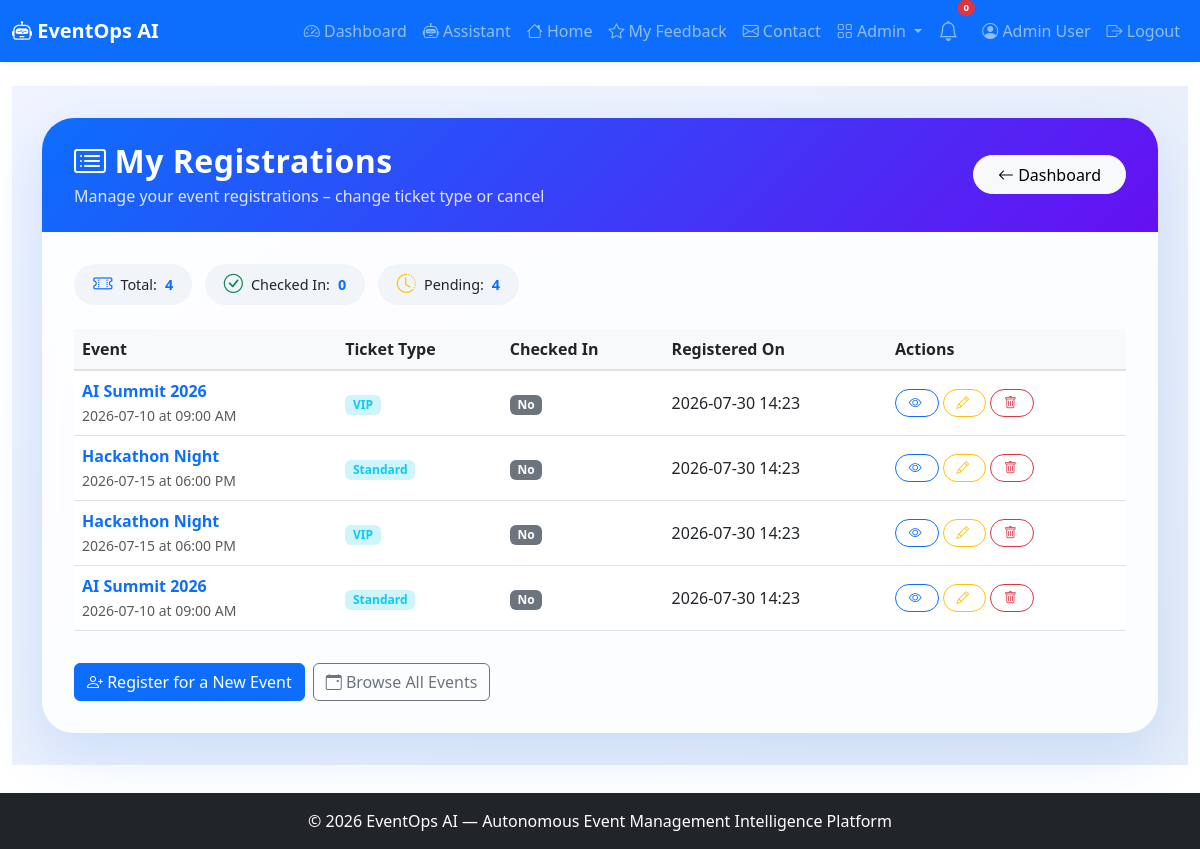
/user/registrations (signed in), run on the app's committed database.
### app.py (models this page shows, shortened)
class User(UserMixin, db.Model):
    id = db.Column(db.Integer, primary_key=True)
    name = db.Column(db.String(100), nullable=False)
    email = db.Column(db.String(100), unique=True, nullable=False)
    password_hash = db.Column(db.String(200), nullable=False)
    role = db.Column(db.String(20), default='user')
    created_at = db.Column(db.DateTime, default=lambda: datetime.now(timezone.utc))

class Registration(db.Model):
    id = db.Column(db.Integer, primary_key=True)
    user_id = db.Column(db.Integer, db.ForeignKey('user.id'))
    event_id = db.Column(db.Integer, db.ForeignKey('event.id'))
    ticket_type = db.Column(db.String(50))
    status = db.Column(db.String(20), default='registered')
    checked_in = db.Column(db.Boolean, default=False)
    registered_at = db.Column(db.DateTime, default=lambda: datetime.now(timezone.utc))
    user = db.relationship('User', backref='registrations')
    event = db.relationship('Event', backref='registrations')

class Event(db.Model):
    id = db.Column(db.Integer, primary_key=True)
    title = db.Column(db.String(200), nullable=False)
    description = db.Column(db.Text)
    date = db.Column(db.String(50))
    time = db.Column(db.String(50))
    location = db.Column(db.String(200))
    capacity = db.Column(db.Integer)
    status = db.Column(db.String(20), default='upcoming')
    created_at = db.Column(db.DateTime, default=lambda: datetime.now(timezone.utc))

### app.py (the view)
@app.route('/user/registrations')
@login_required
def user_my_registrations():
    registrations = Registration.query.filter_by(user_id=current_user.id).all()
    return render_template('user_registrations.html', registrations=registrations)

### app.py (called while the page is built)
@login_manager.user_loader
def load_user(user_id):
    return User.query.get(int(user_id))

### templates/user_registrations.html (shortened to what this page needs)
{% extends "base.html" %}
{% block content %}
<div class="registrations-wrapper">
    <div class="container">
        <div class="card registrations-card">
            <div class="card-header d-flex justify-content-between align-items-center flex-wrap">
                <div>
                    <h2><i class="bi bi-card-list me-2"></i>My Registrations</h2>
                    <p>Manage your event registrations – change ticket type or cancel</p>
                </div>
                <a href="{{ url_for('dashboard') }}" class="btn btn-light btn-back">
                    <i class="bi bi-arrow-left"></i> Dashboard
                </a>
            </div>
            <div class="card-body">
                <div class="mb-3">
                    <span class="stats-badge"><i class="bi bi-ticket-perforated text-primary"></i> Total: <span class="stat-number">{{ registrations|length }}</span></span>
                    <span class="stats-badge"><i class="bi bi-check-circle text-success"></i> Checked In: <span class="stat-number">{{ registrations|selectattr('checked_in', 'equalto', True)|list|length }}</span></span>
                    <span class="stats-badge"><i class="bi bi-clock-history text-warning"></i> Pending: <span class="stat-number">{{ registrations|selectattr('checked_in', 'equalto', False)|list|length }}</span></span>
                </div>
                <div class="table-responsive">
                    <table class="table table-hover align-middle">
                        <thead>
                            <tr>
                                <th>Event</th>
                                <th>Ticket Type</th>
                                <th>Checked In</th>
                                <th>Registered On</th>
                                <th>Actions</th>
                            </tr>
                        </thead>
                        <tbody>
                            {% for reg in registrations %}
                            <tr>
                                <td>
                                    {% if reg.event %}
                                        <span class="event-title">{{ reg.event.title }}</span>
                                        <br><small class="text-muted">{{ reg.event.date }} at {{ reg.event.time }}</small>
                                    {% else %}
                                        <span class="text-muted">Event has been removed</span>
                                    {% endif %}
                                </td>
                                <td>
                                    <span class="badge bg-info-subtle text-info">{{ reg.ticket_type }}</span>
                                </td>
                                <td>
                                    <span class="badge bg-{{ 'success' if reg.checked_in else 'secondary' }}">
                                        {% if reg.checked_in %}<i class="bi bi-check-circle"></i> Yes{% else %}No{% endif %}
                                    </span>
                                </td>
                                <td>{{ reg.registered_at.strftime('%Y-%m-%d %H:%M') }}</td>
                                <td>
                                    <div class="d-flex flex-wrap gap-1">
                                        {% if reg.event %}
                                        <a href="{{ url_for('event_detail', event_id=reg.event.id) }}" class="btn btn-outline-primary btn-sm btn-action">
                                            <i class="bi bi-eye"></i>
                                        </a>
                                        {% else %}
                                        <span class="text-muted-small">Unavailable</span>
                                        {% endif %}
                                        {% if reg.event %}
                                        <button class="btn btn-outline-warning btn-sm btn-action" data-bs-toggle="modal" data-bs-target="#editModal{{ reg.id }}">
                                            <i class="bi bi-pencil"></i>
                                        </button>
                                        {% else %}
                                        <span class="text-muted-small">Cannot edit</span>
                                        {% endif %}
                                        <form method="POST" action="{{ url_for('cancel_registration', reg_id=reg.id) }}" style="display:inline;"
                                              onsubmit="return confirm('Cancel your registration for \'{{ reg.event.title if reg.event else 'this event' }}\'? This cannot be undone.');">
                                            <button type="submit" class="btn btn-outline-danger btn-sm btn-action">
                                                <i class="bi bi-trash"></i>
                                            </button>
                                        </form>
                                    </div>
                                </td>
                            </tr>
                            {% endfor %}
                        </tbody>
                    </table>
                </div>
                <div class="mt-3 d-flex flex-wrap gap-2">
                    <a href="{{ url_for('user_register_event') }}" class="btn btn-primary">
                        <i class="bi bi-person-plus"></i> Register for a New Event
                    </a>
                    <a href="{{ url_for('browse_events') }}" class="btn btn-outline-secondary">
                        <i class="bi bi-calendar-event"></i> Browse All Events
                    </a>
                </div>
            </div>
        </div>
    </div>
</div>
{% endblock %}

### templates/base.html (shortened to what this page needs)
<!DOCTYPE html>
<html lang="en">
<head>
    <link href="https://cdn.jsdelivr.net/npm/bootstrap@5.3.0/dist/css/bootstrap.min.css" rel="stylesheet">
    <link rel="stylesheet" href="https://cdn.jsdelivr.net/npm/bootstrap-icons@1.11.0/font/bootstrap-icons.css">
    <link rel="stylesheet" href="{{ url_for('static', filename='css/style.css') }}">
</head>
<body>
    <nav class="navbar navbar-expand-lg navbar-dark bg-primary shadow-sm">
        <div class="container-fluid">
            <a class="navbar-brand fw-bold" href="{{ url_for('index') }}">
                <i class="bi bi-robot"></i> EventOps AI
            </a>
            <div class="collapse navbar-collapse" id="navbarNav">
                <ul class="navbar-nav ms-auto align-items-lg-center">
                    {% if current_user.is_authenticated %}
                        <li class="nav-item">
                            <a class="nav-link" href="{{ url_for('dashboard') }}">
                                <i class="bi bi-speedometer2"></i> Dashboard
                            </a>
                        </li>
                        <li class="nav-item">
                            <a class="nav-link" href="{{ url_for('assistant_page') }}">
                                <i class="bi bi-robot"></i> Assistant
                            </a>
                        </li>
                        <li class="nav-item">
                            <a class="nav-link" href="{{ url_for('index') }}">
                                <i class="bi bi-house"></i> Home
                            </a>
                        </li>
                    <li class="nav-item">
                         <a class="nav-link" href="{{ url_for('feedback_list') }}">
                            <i class="bi bi-star"></i> My Feedback
                         </a>
                    </li>
                        <li class="nav-item">
                            <a class="nav-link" href="{{ url_for('contact') }}">
                                <i class="bi bi-envelope"></i> Contact
                            </a>
                        </li>
                        {% if current_user.role == 'admin' %}
                        <li class="nav-item dropdown">
                            <a class="nav-link dropdown-toggle" href="#" role="button" data-bs-toggle="dropdown">
                                <i class="bi bi-grid"></i> Admin
                            </a>
                        </li>
                        {% endif %}
                        <li class="nav-item position-relative me-2">
                            <a class="nav-link" href="#" title="Notifications" data-bs-toggle="dropdown">
                                <i class="bi bi-bell fs-5"></i>
                                <span class="position-absolute top-0 start-100 translate-middle badge rounded-pill bg-danger" style="font-size:0.6rem;">
                                    0
                                </span>
                            </a>
                        </li>
                        <li class="nav-item">
                            <a class="nav-link" href="{{ url_for('profile') }}">
                                <i class="bi bi-person-circle"></i> {{ current_user.name }}
                            </a>
                        </li>
                        <li class="nav-item">
                            <a class="nav-link" href="{{ url_for('logout') }}">
                                <i class="bi bi-box-arrow-right"></i> Logout
                            </a>
                        </li>
                    {% endif %}
                </ul>
            </div>
        </div>
    </nav>
    <main class="container-fluid py-4">
        {% block content %}{% endblock %}
    </main>
    <footer class="footer bg-dark text-white py-3 mt-4">
        <div class="container text-center">
            <span>© 2026 EventOps AI — Autonomous Event Management Intelligence Platform</span>
        </div>
    </footer>
</body>
</html>

### static/css/style.css (style rules this page uses)
body { padding-bottom: 60px; }
.footer { position: fixed; bottom: 0; width: 100%; }

### templates/user_registrations.html (style rules this page uses)
.registrations-wrapper { min-height: 80vh; background: linear-gradient(145deg, #f0f4ff 0%, #e6edf7 100%); padding: 2rem 0; }
.registrations-card { border: none; border-radius: 2rem; background: rgba(255, 255, 255, 0.85); backdrop-filter: blur(10px); box-shadow: 0 20px 60px rgba(13, 110, 253, 0.15); overflow: hidden; }
.registrations-card .card-header { background: linear-gradient(135deg, #0d6efd, #6610f2); color: white; padding: 1.5rem 2rem; border: none; }
.registrations-card .card-header h2 { font-weight: 700; letter-spacing: 0.5px; margin-bottom: 0.2rem; }
.registrations-card .card-header p { opacity: 0.85; margin-bottom: 0; }
.registrations-card .card-body { padding: 2rem 2rem; }
.stats-badge { display: inline-flex; align-items: center; gap: 0.5rem; padding: 0.4rem 1.2rem; border-radius: 50px; background: #f1f4f9; font-size: 0.9rem; margin-right: 0.5rem; margin-bottom: 0.5rem; }
.stats-badge i { font-size: 1.2rem; }
.stats-badge .stat-number { font-weight: 700; color: #0d6efd; }
.btn-back { border-radius: 50px; padding: 0.4rem 1.5rem; }
.table th { background: #f8f9fa; color: #212529; font-weight: 600; border-bottom: 2px solid #dee2e6; }
.table td { vertical-align: middle; }
.table .event-title { font-weight: 600; color: #0d6efd; }
.btn-action { border-radius: 30px; padding: 0.2rem 0.8rem; font-size: 0.8rem; transition: all 0.2s ease; }
.btn-action i { margin-right: 0.2rem; }

### data on the page
User: name "Admin User"
Registration: event "AI Summit 2026", event "2026-07-10", event.time "09:00 AM", ticket_type "VIP", checked_in "No", registered_at "2026-07-30 14:23"
Registration: event "Hackathon Night", event "2026-07-15", event.time "06:00 PM", ticket_type "Standard", checked_in "No", registered_at "2026-07-30 14:23"
Registration: event "Hackathon Night", event "2026-07-15", event.time "06:00 PM", ticket_type "VIP", checked_in "No", registered_at "2026-07-30 14:23"
Registration: event "AI Summit 2026", event "2026-07-10", event.time "09:00 AM", ticket_type "Standard", checked_in "No", registered_at "2026-07-30 14:23"

### other printed values
{{ registrations|length }} "4"
{{ registrations|selectattr('checked_in', 'equalto', True)|list|length }} "0"
{{ registrations|selectattr('checked_in', 'equalto', False)|list|length }} "4"
